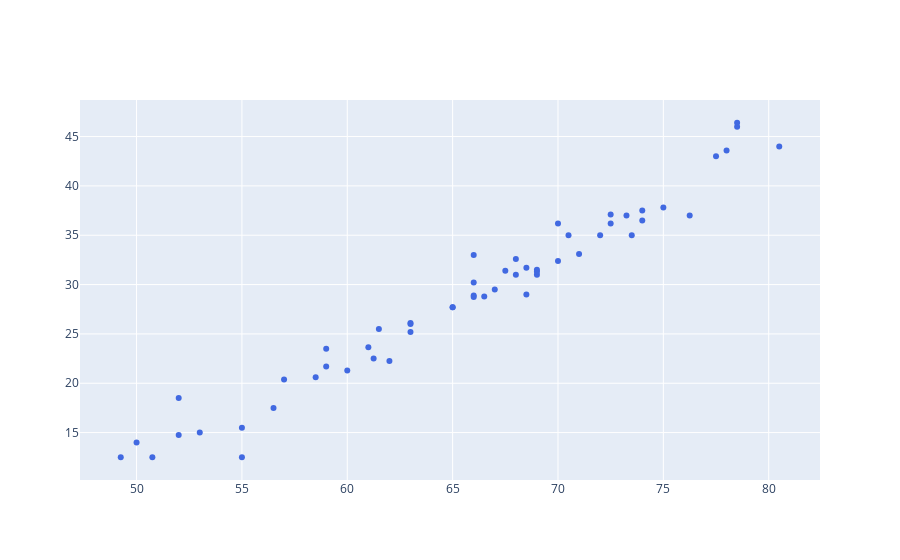

Notebook code cell kept with this figure:
### Markdown cell above
**Adding scatterplot of observed data**
- with `fig` do `add_scatter` using
    - freestyle `x=` with `np` do `ravel` using
        - `dataframe[` a list containing `"temp"` `]`
    - freestyle `y=` with `np` do `ravel` using
        - `dataframe[` a list containing `"chirps"` `]`
    - freestyle `mode="markers"`
    - freestyle `name="observed"`
    - freestyle `line=dict(color='royalblue')`

### Code cell
fig.add_scatter(x= (np.ravel(dataframe[['temp']])),y= (np.ravel(dataframe[['chirps']])),mode="markers",name="observed",line=dict(color='royalblue'))

#<xml xmlns="https://developers.google.com/blockly/xml"><variables><variable id="w|!1_/S4wRKF4S1`6Xg+">fig</variable><variable id="YynR+H75hTgW`vKfMxOx">np</variable><variable id="B5p-Xul6IZ.0%nd96oa%">dataframe</variable></variables><block type="varDoMethod" id="O07?sQIdula@ap]/9Ogq" x="-31" y="143"><mutation items="5"></mutation><field name="VAR" id="w|!1_/S4wRKF4S1`6Xg+">fig</field><field name="MEMBER">add_scatter</field><data>fig:add_scatter</data><value name="ADD0"><block type="valueOutputCodeBlock" id="?9~fa0|VKDIpx+X]Ne],"><field name="CODE">x=</field><value name="INPUT"><block type="varDoMethod" id="PqgNL`IVR~dg0v3Zc@6E"><mutation items="1"></mutation><field name="VAR" id="YynR+H75hTgW`vKfMxOx">np</field><field name="MEMBER">ravel</field><data>np:ravel</data><value name="ADD0"><block type="indexer" id="{0YKup]NzKguA|u$}T+$"><field name="VAR" id="B5p-Xul6IZ.0%nd96oa%">dataframe</field><value name="INDEX"><block type="lists_create_with" id="t9a]MmJQplr$V%vOxUz3"><mutation items="1"></mutation><value name="ADD0"><block type="text" id="jydyI4?hT45#whKP08UT"><field name="TEXT">temp</field></block></value></block></value></block></value></block></value></block></value><value name="ADD1"><block type="valueOutputCodeBlock" id="*_^=o_W]Sgn}Tc^ke{#)"><field name="CODE">y=</field><value name="INPUT"><block type="varDoMethod" id="3?uC$.@1v/6AYM0^KD^t"><mutation items="1"></mutation><field name="VAR" id="YynR+H75hTgW`vKfMxOx">np</field><field name="MEMBER">ravel</field><data>np:ravel</data><value name="ADD0"><block type="indexer" id="LY/hxSnBOfWTui}8@d.*"><field name="VAR" id="B5p-Xul6IZ.0%nd96oa%">dataframe</field><value name="INDEX"><block type="lists_create_with" id="WIy]!H9t$(6VN9#y1C,-"><mutation items="1"></mutation><value name="ADD0"><block type="text" id="5W]!]7j$xQzCaP0K/$Hq"><field name="TEXT">chirps</field></block></value></block></value></block></value></block></value></block></value><value name="ADD2"><block type="dummyOutputCodeBlock" id="sif/rSeATJ5@wW{~i{bj"><field name="CODE">mode="markers"</field></block></value><value name="ADD3"><block type="dummyOutputCodeBlock" id="tT4JzYg!8$,J4BX,5*(n"><field name="CODE">name="observed"</field></block></value><value name="ADD4"><block type="dummyOutputCodeBlock" id="OxNE0Iz6@tG*|Lng7anA"><field name="CODE">line=dict(color='royalblue')</field></block></value></block></xml>

### Figure 1 — Plotly figure (JSON) as saved in the notebook; plotly's stock layout.template omitted (floating-point values rounded to 4 significant figures)
{"data": [{"line": {"color": "royalblue"}, "mode": "markers", "name": "observed", "type": "scatter", "x": [80.5, 78.5, 78.0, 73.5, 70.5, 68.0, 66.0, 65.0, 61.5, 57.0, 55.0, 76.25, 74.0, 74.0, 72.5, 66.0, 77.5, 78.5, 68.5, 68.5, 68.0, 66.0, 59.0, 70.0, 69.0, 67.0, 61.25, 58.5, 72.0, 71.0, 69.0, 66.5, 60.0, 75.0, 73.25, 72.5, 70.0, 67.5, 66.0, 69.0, 63.0, 63.0, 61.0, 62.0, 56.5, 55.0, 52.0, 53.0, 50.0, 52.0, 65.0, 63.0, 59.0, 50.75, 49.25], "y": [44.0, 46.4, 43.6, 35.0, 35.0, 32.6, 28.9, 27.7, 25.5, 20.38, 12.5, 37.0, 37.5, 36.5, 36.2, 33.0, 43.0, 46.0, 29.0, 31.7, 31.0, 28.75, 23.5, 32.4, 31.0, 29.5, 22.5, 20.6, 35.0, 33.1, 31.5, 28.8, 21.3, 37.8, 37.0, 37.1, 36.2, 31.4, 30.2, 31.3, 26.1, 25.2, 23.66, 22.25, 17.5, 15.5, 14.75, 15.0, 14.0, 18.5, 27.7, 26.0, 21.7, 12.5, 12.5]}], "layout": {}}
